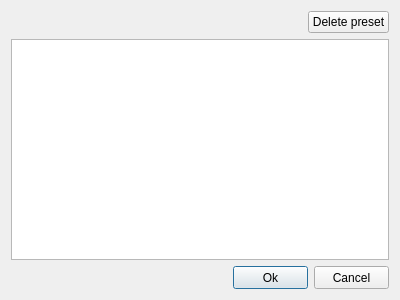
<?xml version="1.0" encoding="UTF-8"?>
<ui version="4.0">
 <class>loadpreset</class>
 <widget class="QDialog" name="loadpreset">
  <property name="geometry">
   <rect>
    <x>0</x>
    <y>0</y>
    <width>400</width>
    <height>300</height>
   </rect>
  </property>
  <property name="windowTitle">
   <string>Load Style Preset</string>
  </property>
  <property name="windowIcon">
   <iconset resource="img/icon.qrc">
    <normaloff>:/img/logo.png</normaloff>:/img/logo.png</iconset>
  </property>
  <layout class="QGridLayout" name="gridLayout">
   <item row="2" column="0">
    <layout class="QHBoxLayout" name="horizontalLayout_8">
     <item>
      <spacer name="horizontalSpacer_6">
       <property name="orientation">
        <enum>Qt::Horizontal</enum>
       </property>
       <property name="sizeHint" stdset="0">
        <size>
         <width>40</width>
         <height>20</height>
        </size>
       </property>
      </spacer>
     </item>
     <item>
      <widget class="QPushButton" name="okButt">
       <property name="sizePolicy">
        <sizepolicy hsizetype="Fixed" vsizetype="Fixed">
         <horstretch>0</horstretch>
         <verstretch>0</verstretch>
        </sizepolicy>
       </property>
       <property name="minimumSize">
        <size>
         <width>75</width>
         <height>23</height>
        </size>
       </property>
       <property name="maximumSize">
        <size>
         <width>75</width>
         <height>23</height>
        </size>
       </property>
       <property name="text">
        <string>Ok</string>
       </property>
      </widget>
     </item>
     <item>
      <widget class="QPushButton" name="cancelButt">
       <property name="sizePolicy">
        <sizepolicy hsizetype="Fixed" vsizetype="Fixed">
         <horstretch>0</horstretch>
         <verstretch>0</verstretch>
        </sizepolicy>
       </property>
       <property name="minimumSize">
        <size>
         <width>75</width>
         <height>23</height>
        </size>
       </property>
       <property name="maximumSize">
        <size>
         <width>75</width>
         <height>23</height>
        </size>
       </property>
       <property name="text">
        <string>Cancel</string>
       </property>
      </widget>
     </item>
    </layout>
   </item>
   <item row="0" column="0">
    <layout class="QHBoxLayout" name="horizontalLayout_7">
     <item>
      <spacer name="horizontalSpacer_5">
       <property name="orientation">
        <enum>Qt::Horizontal</enum>
       </property>
       <property name="sizeHint" stdset="0">
        <size>
         <width>40</width>
         <height>20</height>
        </size>
       </property>
      </spacer>
     </item>
     <item>
      <widget class="QPushButton" name="deleteButt">
       <property name="text">
        <string>Delete preset</string>
       </property>
      </widget>
     </item>
    </layout>
   </item>
   <item row="1" column="0">
    <widget class="QListWidget" name="presetBrowser"/>
   </item>
  </layout>
 </widget>
 <resources>
  <include location="img/icon.qrc"/>
 </resources>
 <connections/>
</ui>
